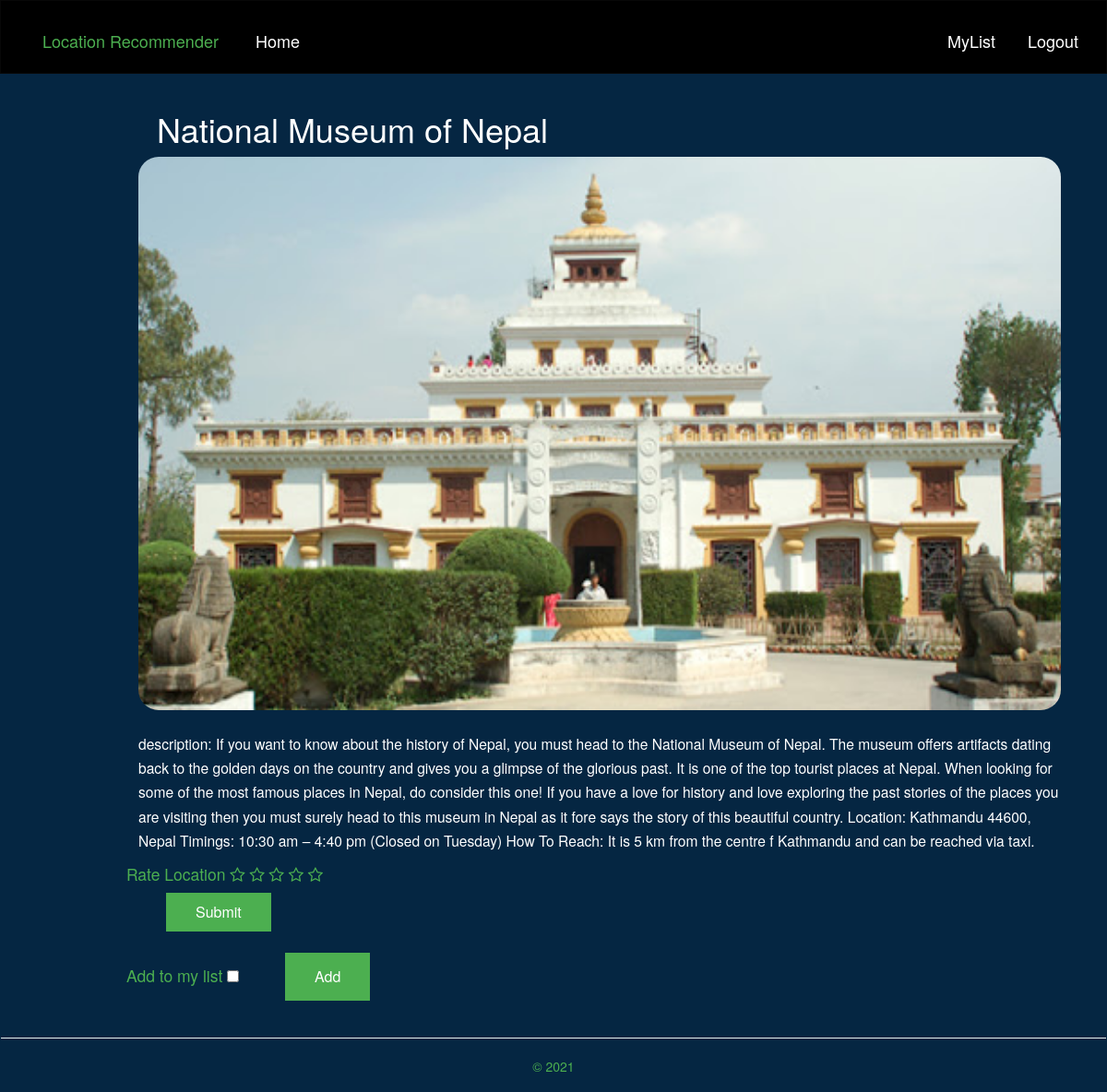
/location/20/ (signed in), run on the app's committed database.
### recommend/models.py (models this page shows, shortened)
class Location(models.Model):
    title = models.CharField(max_length=200)
    category = models.CharField(max_length=100)
    location_logo = models.FileField()
    description = models.TextField(null=True,blank=True)
    lalitude = models.CharField(max_length=50,null=True,blank=True)
    longitude = models.CharField(max_length=50,null=True,blank=True)

### recommend/views.py (the view, shortened to what this page needs)
# urls.py: path('location/<int:location_id>/', views.detail, name='detail'),
def detail(request, location_id):
    if not request.user.is_authenticated:
        return redirect("login")
    if not request.user.is_active:
        raise Http404
    locations = get_object_or_404(Location, id=location_id)
    location = Location.objects.get(id=location_id)
    temp = list(MyList.objects.all().values().filter(location_id=location_id,user=request.user))
    if temp:
        update = temp[0]['visit']
    else:
        update = False
    out = list(Myrating.objects.filter(user=request.user.id).values())
    location_rating = 0
    rate_flag = False
    for each in out:
        if each['location_id'] == location_id:
            location_rating = each['rating']
            rate_flag = True
            break
    context = {'locations': locations,'location_rating':location_rating,'rate_flag':rate_flag,'update':update}
    return render(request, 'recommend/detail.html', context)

### recommend/templates/recommend/detail.html (shortened to what this page needs)
{% extends 'recommend/base.html'%}
{% block body %}
<div class="container-fluid col-sm-offset-1">
    <div class="row">
                    <h1 style="color:#fff;margin-left: 20px;">{{locations.title}}</h1>
                    <a href="#">
                        <img src="{{ locations.location_logo.url}}"  style="border-radius: 22px 22px 22px 22px;height: 600px;width: 1000px;">
                    </a>
            <h3><small>description: {{locations.description}}</small></h3>
                <form class="form-horizontal" role="search" method="post" action="{% url 'detail' locations.id %}" onsubmit="return validateForm()"  name="ratingForm">
                    <div class="form-group">
                        <div class="input-group">
                            <div class="row">
                                <div class="col-lg-14">
                                    <div class="star-rating">
                                        <span>Rate Location</span>
                                        <span class="fa fa-star-o" data-rating="1"></span>
                                        <span class="fa fa-star-o" data-rating="2"></span>
                                        <span class="fa fa-star-o" data-rating="3"></span>
                                        <span class="fa fa-star-o" data-rating="4"></span>
                                        <span class="fa fa-star-o" data-rating="5"></span>
                                    </div>
                                </div>
                            </div>
                            <input type="submit" class="button" value="Submit">
                        </div>
                    </div>
                </form>
                <form class="form-horizontal" role="search" method="post" action="{% url 'detail' locations.id %}">
                    <div class="form-group">
                        <div class="input-group">
                            <div class="row">
                                <div class="col-lg-14">
                                    <div class="star-rating">
                                        <span>Add to my list  </span>
                                        {% if update %}
                                        <input type="checkbox" name="watch" checked>
                                        <input type="submit" class="button" value="Remove" name="watch">
                                        {% else %}
                                        <input type="checkbox" name="watch">
                                        <input type="submit" class="button" value="Add">
                                        {% endif %}
                                    </div>
                                </div>
                            </div>
                        </div>
                    </div>
                </form>
    </div>
</div>
{% endblock %}

### recommend/static/recommend/css/base.css (style rules this page uses)
.container-fluid { margin-top: 18px; }
* { margin: 0; }
html, body { height: 100%; }

### recommend/templates/recommend/base.html (style rules this page uses)
.star-rating { line-height:32px; font-size:1.25em; margin-left:-33px; }
.button { background-color: #4CAF50; border: none; color: white; padding: 10px 32px; text-align: center; text-decoration: none; display: inline-block; font-size: 16px; margin: 4px 4px; cursor: pointer; margin-left:45px; }

### data on the page
Location: title "National Museum of Nepal", location_logo (picture), description "If you want to know about the history of Nepal, you must head to the National Museum of Nepal. The museum offers artifacts dating back to the golden days on the country and gives you a glimpse of the glorious past. It is one of the top tourist places at Nepal. When looking for some of the most famous places in Nepal, do consider this one! If you have a love for history and love exploring the past stories of the places you are visiting then you must surely head to this museum in Nepal as it fore says the story of this beautiful country. Location: Kathmandu 44600, Nepal Timings: 10:30 am – 4:40 pm (Closed on Tuesday) How To Reach: It is 5 km from the centre f Kathmandu and can be reached via…"
